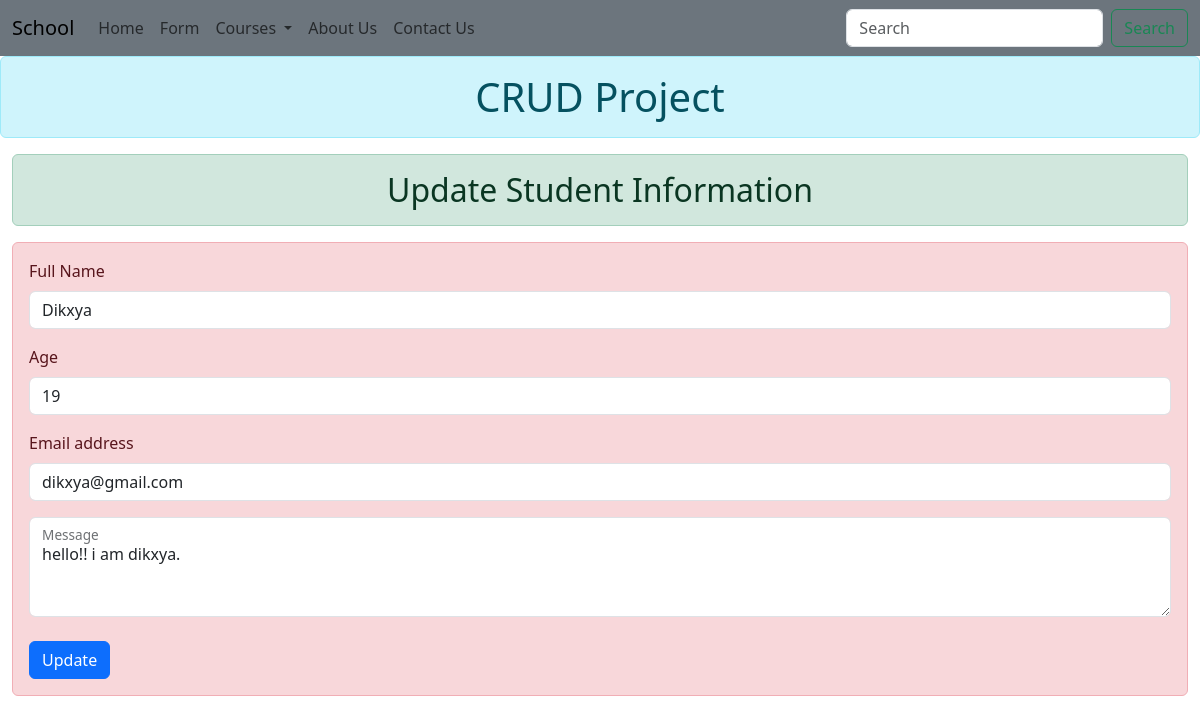
Screenshot of /update/7 with the database file from the repository.
### crudApp/models.py (models this page shows, shortened)
class Student(models.Model):
    name = models.CharField(max_length=100)
    age = models.IntegerField()
    email = models.EmailField(max_length=100)
    message=models.CharField(max_length=400)
    Isdelete=models.BooleanField(default=False)

### crudApp/views.py (the view, shortened to what this page needs)
# urls.py: path("update/<int:id>",update,name='update'),
def update(request,id):
    data=Student.objects.get(id=id)
    return render(request,'crudApp/update.html',{'data':data})

### crudApp/templates/crudApp/update.html (shortened to what this page needs)
{% extends "crudApp/base.html" %}
{% block content %}
<div class="container-fluid">
    <div class="row">
        <h1 class="text-center alert alert-info">CRUD Project</h1>
        <div class="col">
            <h2 class="text-center alert alert-success">Update Student Information</h2>
            <form method="POST" class="form alert alert-danger" action="{% url "update" data.id %}">
                <div class="mb-3">
                    <label for="exampleInputEmail1" class="form-label">Full Name</label>
                    <input type="text" name="name" value="{{data.name}}" class="form-control" id="exampleInputEmail1" aria-describedby="emailHelp">
                  </div>
                  <div class="mb-3">
                    <label for="exampleInputEmail1" class="form-label">Age</label>
                    <input type="number" name="age" value="{{data.age}}" class="form-control" id="exampleInputEmail1" aria-describedby="emailHelp">
                  </div>
                <div class="mb-3">
                  <label for="exampleInputEmail1" class="form-label">Email address</label>
                  <input type="email" name="email" value="{{data.email}}" class="form-control" id="exampleInputEmail1" aria-describedby="emailHelp">
                </div>
                <div class="form-floating">
                    <textarea class="form-control" name="message"  placeholder="Leave a comment here" id="floatingTextarea2" style="height: 100px">{{data.message}}</textarea>
                    <label for="floatingTextarea2">Message</label>
                  </div><br>
                <button type="submit" class="btn btn-primary">Update</button>
              </form>
        </div>
    </div>
</div>
{% endblock content %}

### rows the page displays
Student: name "Dikxya", age "19", email "dikxya@gmail.com", message "hello!! i am dikxya."
